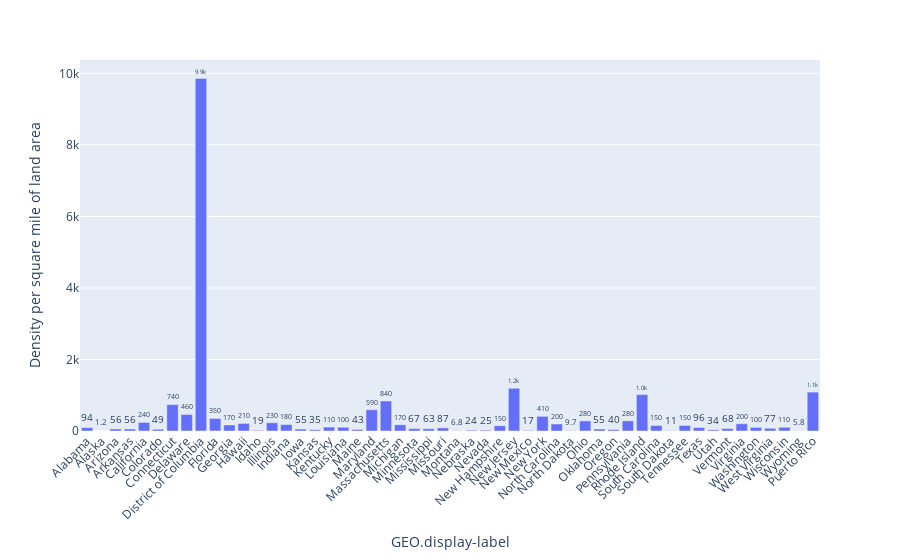

The notebook cell saved with this chart:
### Code cell
fig = px.bar(data, x='GEO.display-label', y='Density per square mile of land area', text_auto='.2s')
fig.update_traces(textfont_size=12, textangle=0, textposition="outside", cliponaxis=False)
fig.update_layout(xaxis_tickangle=-45)
fig.show()

### Figure 1 — Plotly figure (JSON) as saved in the notebook; plotly's stock layout.template omitted (floating-point values rounded to 4 significant figures)
{"data": [{"alignmentgroup": "True", "cliponaxis": false, "hovertemplate": "GEO.display-label=%{x}<br>Density per square mile of land area=%{y}<extra></extra>", "legendgroup": "", "marker": {"color": "#636efa", "pattern": {"shape": ""}}, "name": "", "offsetgroup": "", "orientation": "v", "showlegend": false, "textangle": 0, "textfont": {"size": 12}, "textposition": "outside", "texttemplate": "%{y:.2s}", "type": "bar", "x": ["Alabama", "Alaska", "Arizona", "Arkansas", "California", "Colorado", "Connecticut", "Delaware", "District of Columbia", "Florida", "Georgia", "Hawaii", "Idaho", "Illinois", "Indiana", "Iowa", "Kansas", "Kentucky", "Louisiana", "Maine", "Maryland", "Massachusetts", "Michigan", "Minnesota", "Mississippi", "Missouri", "Montana", "Nebraska", "Nevada", "New Hampshire", "New Jersey", "New Mexico", "New York", "North Carolina", "North Dakota", "Ohio", "Oklahoma", "Oregon", "Pennsylvania", "Rhode Island", "South Carolina", "South Dakota", "Tennessee", "Texas", "Utah", "Vermont", "Virginia", "Washington", "West Virginia", "Wisconsin", "Wyoming", "Puerto Rico"], "xaxis": "x", "y": [94.4, 1.2, 56.3, 56, 239.1, 48.5, 738.1, 460.8, 9856.0, 350.6, 168.4, 211.8, 19, 231.1, 181, 54.5, 34.9, 109.9, 104.9, 43.1, 594.8, 839.4, 174.8, 66.6, 63.2, 87.1, 6.8, 23.8, 24.6, 147, 1196.0, 17, 411.2, 196.1, 9.7, 282.3, 54.7, 39.9, 283.9, 1018.0, 153.9, 10.7, 153.9, 96.3, 33.6, 67.9, 202.6, 101.2, 77.1, 105, 5.8, 1088.0], "yaxis": "y"}], "layout": {"barmode": "relative", "legend": {"tracegroupgap": 0}, "margin": {"t": 60}, "xaxis": {"anchor": "y", "domain": [0, 1], "tickangle": -45, "title": {"text": "GEO.display-label"}}, "yaxis": {"anchor": "x", "domain": [0, 1], "title": {"text": "Density per square mile of land area"}}}}
